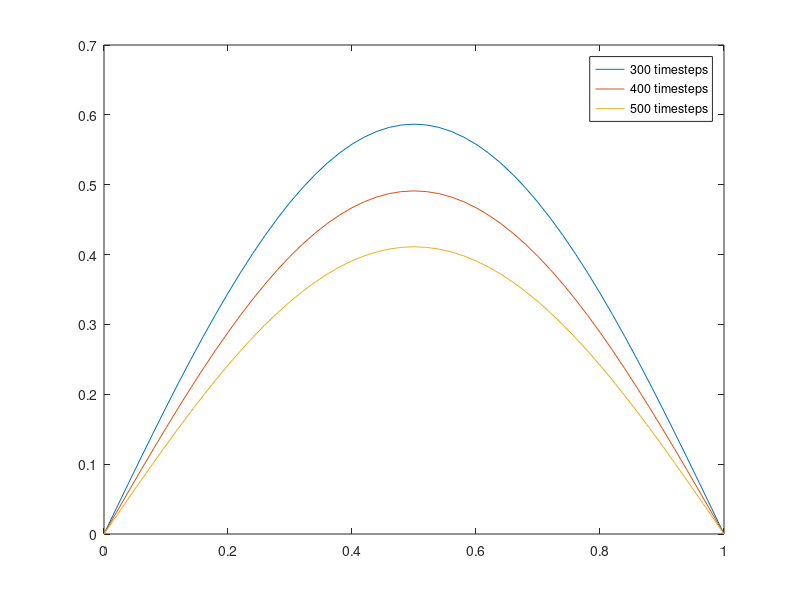

MATLAB code for this plot:
dx = 1/50;
dt = 0.9*((dx)^2)*0.5;
U = zeros(501, 51);

for i = 1:51
    U(1, i) = sin(pi*(i-1)*dx);
end

for i = 2:501
    for j = 2:50
        U(i, j) = U(i-1, j) + (dt/(dx^2))*(U(i-1, j+1) -2*U(i-1, j) + U(i-1, j-1));
    end
end

U(301, :)
U(401, :)
U(501, :)

x = linspace(0, 1, 51);
y1 = U(301, :);
plot(x, y1)

hold on
y2 = U(401, :);
plot(x, y2)

hold on
y3 = U(501, :);
plot(x, y3)

legend("300 timesteps", "400 timesteps", "500 timesteps")
%plot(linspace(0, 1, 51), U(301, :), "red", linspace(0, 1, 51), U(401, :), "blue", linspace(0, 1, 51), U(501, :), "yellow")
